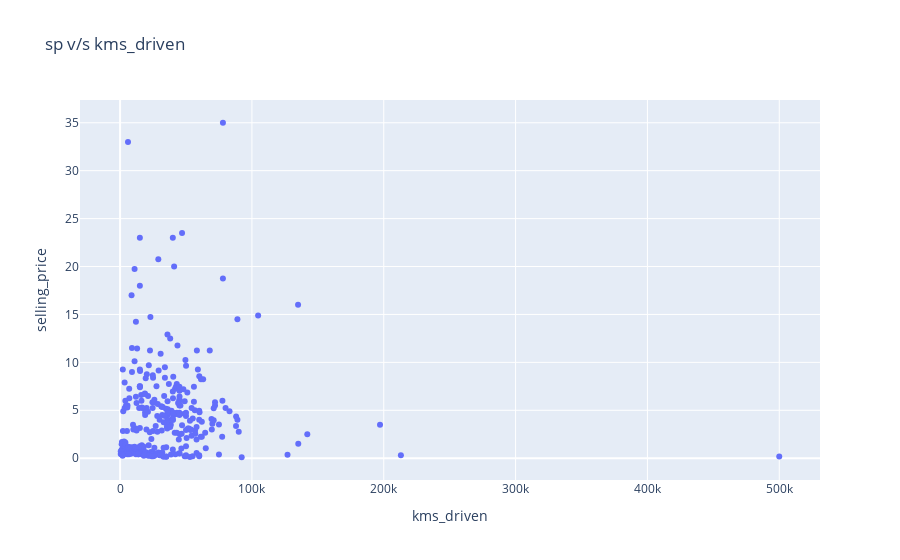

The notebook cell saved with this chart:
### Markdown cell above
# 6.  Relationship between selling price v/s kms_driven

### Code cell
px.scatter(data_frame = car,y = car['selling_price'],x =  car['kms_driven'],title = 'sp v/s kms_driven')
# higher the kms driven lesser the selling price of vehicle would be .

### Figure 1 — Plotly figure (JSON) as saved in the notebook; plotly's stock layout.template omitted (floating-point values rounded to 4 significant figures; data arrays with more than 128 entries replaced by an {"elided": "..."} marker saying what was removed)
{"data": [{"hovertemplate": "kms_driven=%{x}<br>selling_price=%{y}<extra></extra>", "legendgroup": "", "marker": {"color": "#636efa", "symbol": "circle"}, "mode": "markers", "name": "", "showlegend": false, "type": "scatter", "x": {"elided": "299 int values"}, "xaxis": "x", "y": {"elided": "299 float values"}, "yaxis": "y"}], "layout": {"legend": {"tracegroupgap": 0}, "title": {"text": "sp v/s kms_driven"}, "xaxis": {"anchor": "y", "domain": [0, 1], "title": {"text": "kms_driven"}}, "yaxis": {"anchor": "x", "domain": [0, 1], "title": {"text": "selling_price"}}}}
